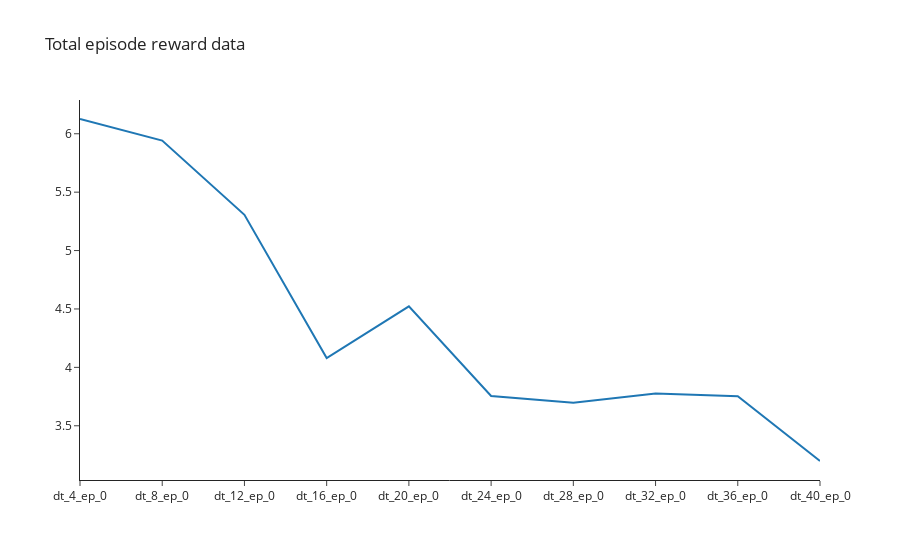

Source (notebook cell):
### Code cell
orig_episode_reward_fig=go.Figure(data=go.Scatter(x=list(episode_total_rewards.keys()), y=list(episode_total_rewards.values()), mode='lines'))
orig_episode_reward_fig.update_layout(title=f'Total episode reward data')

### Figure 1 — Plotly figure (JSON) as saved in the notebook; plotly's stock layout.template omitted (floating-point values rounded to 4 significant figures)
{"data": [{"mode": "lines", "type": "scatter", "x": ["dt_4_ep_0", "dt_8_ep_0", "dt_12_ep_0", "dt_16_ep_0", "dt_20_ep_0", "dt_24_ep_0", "dt_28_ep_0", "dt_32_ep_0", "dt_36_ep_0", "dt_40_ep_0"], "y": [6.126, 5.941, 5.306, 4.08, 4.523, 3.755, 3.696, 3.777, 3.754, 3.198]}], "layout": {"title": {"text": "Total episode reward data"}}}
